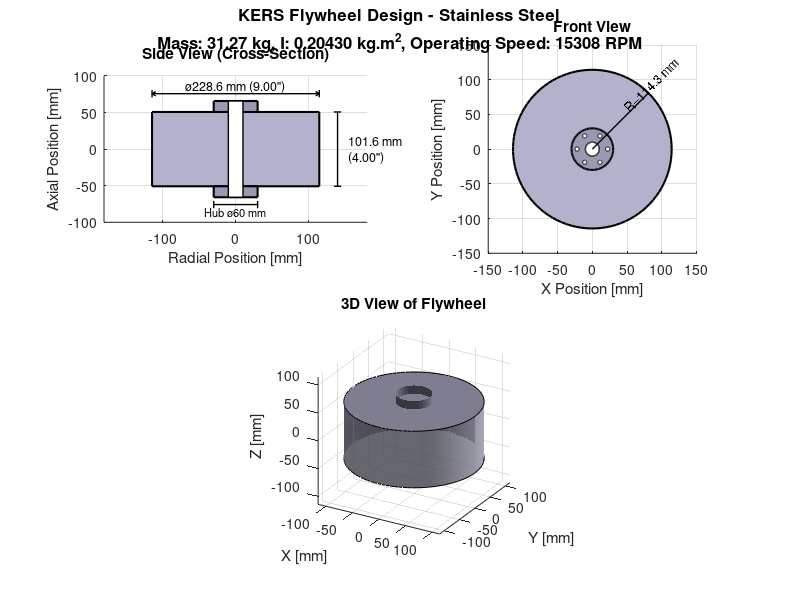
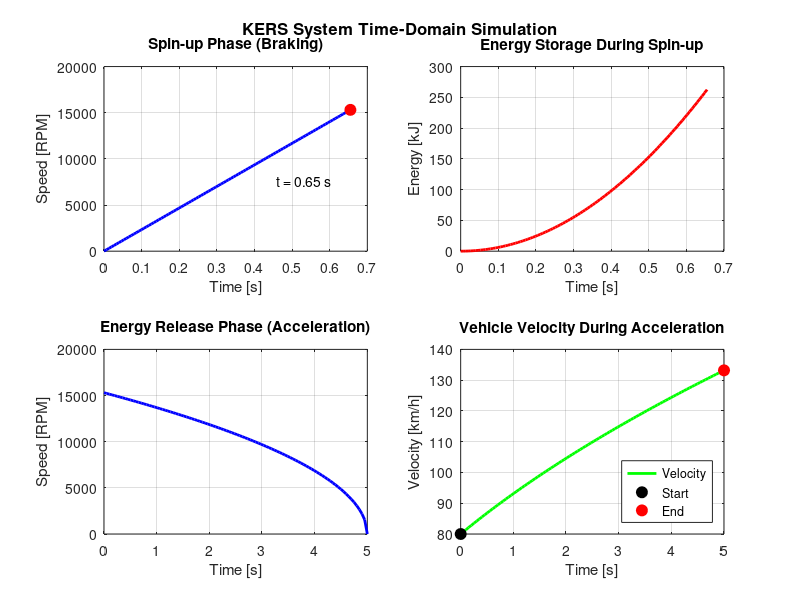

Recreate these plots in MATLAB, in order.
%% KERS Flywheel Design Script
% ME Design Project - Kinetic Energy Recovery System
% Date: November 2024
%
% This script designs a flywheel for an automotive KERS system
% that stores energy during braking and releases it during acceleration

clear; clc; close all;

%% ========== USER INPUT - CHANGE MATERIAL HERE ==========
% Select material by number:
%   1 = Aluminum        (2712 kg/m^3,  $2.80/kg)
%   2 = Brass 60/40     (8520 kg/m^3,  $5.00/kg)
%   3 = Copper          (8940 kg/m^3, $11.00/kg)
%   4 = Stainless Steel (7500 kg/m^3,  $4.00/kg)  <-- Good balance
%   5 = Titanium        (4500 kg/m^3, $100.00/kg)
%   6 = Zinc            (7135 kg/m^3, $13.00/kg)

material_choice = 4;  % <--- CHANGE THIS NUMBER (1-6)

% =========================================================

%% Given Parameters and Constraints

% Power requirements
P_max = 60e3;           % Maximum power [W]
P_min = 45e3;           % Minimum power [W]
t_delivery = 5;         % Power delivery duration [s]

% Torque and vehicle specs
T_brake = 500;          % Available braking torque [Nm]
m_vehicle = 600;        % Total vehicle mass [kg]

% Size constraints (convert to meters)
D_max = 9 * 0.0254;     % Maximum diameter [m] (9 inches)
W_max = 4 * 0.0254;     % Maximum width [m] (4 inches)
r_max = D_max / 2;      % Maximum radius [m]

% Initial velocity after braking
v_initial = 80 / 3.6;   % Convert 80 km/h to m/s

%% Material Properties (from Table 1)

materials = {'Aluminum', 'Brass 60/40', 'Copper', 'Stainless Steel', 'Titanium', 'Zinc'};
densities = [2712, 8520, 8940, 7500, 4500, 7135];  % kg/m^3
costs = [2.80, 5, 11, 4, 100, 13];  % $/kg

rho = densities(material_choice);
cost_per_kg = costs(material_choice);

fprintf('=== KERS FLYWHEEL DESIGN ===\n\n');
fprintf('Selected Material: %s\n', materials{material_choice});
fprintf('Density: %.0f kg/m^3\n', rho);
fprintf('Cost: $%.2f/kg\n\n', cost_per_kg);

%% Part A: Calculate Moment of Inertia (Iterative Design)

% Energy requirement calculation
E_min = P_min * t_delivery;  % Minimum energy needed [J]
E_max = P_max * t_delivery;  % Maximum energy at full power [J]
E_target = (E_min + E_max) / 2;  % Target middle of range

fprintf('--- Energy Requirements ---\n');
fprintf('Minimum Energy: %.1f kJ\n', E_min/1000);
fprintf('Maximum Energy: %.1f kJ\n', E_max/1000);
fprintf('Target Energy: %.1f kJ\n\n', E_target/1000);

% For a solid disk: I = (1/2) * m * r^2 = (1/2) * (rho * pi * r^2 * w) * r^2
% I = (1/2) * rho * pi * r^4 * w

% Energy stored: E = (1/2) * I * omega^2
% So: E = (1/4) * rho * pi * r^4 * w * omega^2

% Design iteration table
fprintf('--- Design Iteration Process ---\n');
fprintf('Iter | Radius(m) | Width(m)  | Mass(kg) | I(kg.m^2) | omega(rad/s) | RPM      | Energy(kJ)\n');
fprintf('-----|-----------|-----------|----------|-----------|--------------|----------|----------\n');

% Store iteration data
iterations = [];
iter = 0;

% Iteration 1: Start with max dimensions, find required speed
r = r_max;
w = W_max;
m = rho * pi * r^2 * w;
I = 0.5 * m * r^2;
omega = sqrt(2 * E_target / I);
rpm = omega * 60 / (2*pi);
E_stored = 0.5 * I * omega^2;

iter = iter + 1;
fprintf('%4d | %9.4f | %9.4f | %8.2f | %9.5f | %12.1f | %8.0f | %9.2f\n', ...
    iter, r, w, m, I, omega, rpm, E_stored/1000);
iterations = [iterations; iter, r, w, m, I, omega, rpm, E_stored];

% Iteration 2: RPM is very high, let's try reducing width to increase speed capability
% and check if we need to adjust
r = r_max;
w = 0.08;  % 80mm width
m = rho * pi * r^2 * w;
I = 0.5 * m * r^2;
omega = sqrt(2 * E_target / I);
rpm = omega * 60 / (2*pi);
E_stored = 0.5 * I * omega^2;

iter = iter + 1;
fprintf('%4d | %9.4f | %9.4f | %8.2f | %9.5f | %12.1f | %8.0f | %9.2f\n', ...
    iter, r, w, m, I, omega, rpm, E_stored/1000);
iterations = [iterations; iter, r, w, m, I, omega, rpm, E_stored];

% Iteration 3: Still high RPM, try smaller radius
r = 0.10;  % 100mm radius
w = W_max;
m = rho * pi * r^2 * w;
I = 0.5 * m * r^2;
omega = sqrt(2 * E_target / I);
rpm = omega * 60 / (2*pi);
E_stored = 0.5 * I * omega^2;

iter = iter + 1;
fprintf('%4d | %9.4f | %9.4f | %8.2f | %9.5f | %12.1f | %8.0f | %9.2f\n', ...
    iter, r, w, m, I, omega, rpm, E_stored/1000);
iterations = [iterations; iter, r, w, m, I, omega, rpm, E_stored];

% Iteration 4: Max dimensions with practical RPM target around 40000-50000
% Let's target 45000 RPM and see what energy we get
r = r_max;
w = W_max;
m = rho * pi * r^2 * w;
I = 0.5 * m * r^2;
omega_target = 45000 * 2 * pi / 60;  % Target 45000 RPM
E_at_target = 0.5 * I * omega_target^2;

iter = iter + 1;
fprintf('%4d | %9.4f | %9.4f | %8.2f | %9.5f | %12.1f | %8.0f | %9.2f\n', ...
    iter, r, w, m, I, omega_target, 45000, E_at_target/1000);
iterations = [iterations; iter, r, w, m, I, omega_target, 45000, E_at_target];

% Iteration 5: Energy is too high at 45000 RPM, reduce speed
omega_target = 35000 * 2 * pi / 60;
E_at_target = 0.5 * I * omega_target^2;

iter = iter + 1;
fprintf('%4d | %9.4f | %9.4f | %8.2f | %9.5f | %12.1f | %8.0f | %9.2f\n', ...
    iter, r, w, m, I, omega_target, 35000, E_at_target/1000);
iterations = [iterations; iter, r, w, m, I, omega_target, 35000, E_at_target];

% Iteration 6: Getting closer, fine tune
omega_target = 30000 * 2 * pi / 60;
E_at_target = 0.5 * I * omega_target^2;

iter = iter + 1;
fprintf('%4d | %9.4f | %9.4f | %8.2f | %9.5f | %12.1f | %8.0f | %9.2f\n', ...
    iter, r, w, m, I, omega_target, 30000, E_at_target/1000);
iterations = [iterations; iter, r, w, m, I, omega_target, 30000, E_at_target];

% Iteration 7: Let's find exact RPM needed for target energy
omega_final = sqrt(2 * E_target / I);
rpm_final = omega_final * 60 / (2*pi);
E_final = 0.5 * I * omega_final^2;

iter = iter + 1;
fprintf('%4d | %9.4f | %9.4f | %8.2f | %9.5f | %12.1f | %8.0f | %9.2f\n', ...
    iter, r, w, m, I, omega_final, rpm_final, E_final/1000);
iterations = [iterations; iter, r, w, m, I, omega_final, rpm_final, E_final];

fprintf('\n');

% Final design parameters
r_final = r_max;
w_final = W_max;
m_final = rho * pi * r_final^2 * w_final;
I_final = 0.5 * m_final * r_final^2;
omega_op = sqrt(2 * E_target / I_final);  % Operating angular velocity
rpm_op = omega_op * 60 / (2*pi);

fprintf('--- FINAL DESIGN (Part A) ---\n');
fprintf('Flywheel Radius: %.4f m (%.2f in)\n', r_final, r_final/0.0254);
fprintf('Flywheel Width: %.4f m (%.2f in)\n', w_final, w_final/0.0254);
fprintf('Flywheel Mass: %.2f kg\n', m_final);
fprintf('Moment of Inertia: %.6f kg.m^2\n', I_final);
fprintf('Operating Speed: %.0f RPM (%.1f rad/s)\n', rpm_op, omega_op);
fprintf('Energy Stored: %.2f kJ\n\n', E_target/1000);

%% Part B: Spin-up Time Calculation

% Using T = I * alpha, where alpha is angular acceleration
% alpha = T / I
% omega = alpha * t (starting from rest)
% t = omega / alpha = omega * I / T

alpha = T_brake / I_final;  % Angular acceleration [rad/s^2]
t_spinup = omega_op / alpha;  % Time to reach operating speed [s]

fprintf('--- SPIN-UP TIME (Part B) ---\n');
fprintf('Available Braking Torque: %.0f Nm\n', T_brake);
fprintf('Angular Acceleration: %.2f rad/s^2\n', alpha);
fprintf('Time to reach %.0f RPM: %.2f seconds\n\n', rpm_op, t_spinup);

% Verify with kinematics
omega_check = alpha * t_spinup;
fprintf('Verification: omega = alpha * t = %.1f rad/s (should be %.1f)\n\n', omega_check, omega_op);

%% Part C: Vehicle Velocity Gain Analysis

% Energy released from flywheel goes to vehicle kinetic energy
% E_flywheel = (1/2) * m_vehicle * (v_final^2 - v_initial^2)
% Solving for v_final:
% v_final = sqrt(v_initial^2 + 2*E_flywheel/m_vehicle)

% For different power levels
E_at_Pmin = P_min * t_delivery;
E_at_Pmax = P_max * t_delivery;

% Velocity gain at minimum power
v_final_min = sqrt(v_initial^2 + 2*E_at_Pmin/m_vehicle);
delta_v_min = v_final_min - v_initial;

% Velocity gain at maximum power
v_final_max = sqrt(v_initial^2 + 2*E_at_Pmax/m_vehicle);
delta_v_max = v_final_max - v_initial;

% At target energy
v_final_target = sqrt(v_initial^2 + 2*E_target/m_vehicle);
delta_v_target = v_final_target - v_initial;

fprintf('--- VELOCITY GAIN ANALYSIS (Part C) ---\n');
fprintf('Initial Velocity: %.2f m/s (%.0f km/h)\n', v_initial, v_initial*3.6);
fprintf('\nAt Minimum Power (%.0f kW):\n', P_min/1000);
fprintf('  Energy Released: %.1f kJ\n', E_at_Pmin/1000);
fprintf('  Final Velocity: %.2f m/s (%.1f km/h)\n', v_final_min, v_final_min*3.6);
fprintf('  Velocity Gain: %.2f m/s (%.1f km/h)\n', delta_v_min, delta_v_min*3.6);

fprintf('\nAt Maximum Power (%.0f kW):\n', P_max/1000);
fprintf('  Energy Released: %.1f kJ\n', E_at_Pmax/1000);
fprintf('  Final Velocity: %.2f m/s (%.1f km/h)\n', v_final_max, v_final_max*3.6);
fprintf('  Velocity Gain: %.2f m/s (%.1f km/h)\n', delta_v_max, delta_v_max*3.6);

fprintf('\nAt Target Energy (%.1f kJ):\n', E_target/1000);
fprintf('  Final Velocity: %.2f m/s (%.1f km/h)\n', v_final_target, v_final_target*3.6);
fprintf('  Velocity Gain: %.2f m/s (%.1f km/h)\n\n', delta_v_target, delta_v_target*3.6);

%% Part D: Angular Momentum

H = I_final * omega_op;  % Angular momentum [kg.m^2/s]

fprintf('--- ANGULAR MOMENTUM (Part D) ---\n');
fprintf('Angular Momentum at Operating Speed: %.2f kg.m^2/s\n', H);
fprintf('  = %.2f N.m.s\n\n', H);

%% Part E: Dimensioned Sketch of Flywheel

figure('Position', [100 100 1000 800]);

% Design with hub for gear attachment
r_hub = 0.03;           % Hub radius for gear attachment [m]
r_inner = 0.04;         % Inner radius (after hub) [m]
hub_height = 0.015;     % Hub protrusion height [m]

% Side view (cross-section)
subplot(2,2,1);
hold on;

% Main disk body
rectangle('Position', [-r_final*1000, -w_final*1000/2, 2*r_final*1000, w_final*1000], ...
    'FaceColor', [0.7 0.7 0.8], 'EdgeColor', 'k', 'LineWidth', 1.5);

% Hub (protrusion for gear attachment)
rectangle('Position', [-r_hub*1000, -w_final*1000/2-hub_height*1000, 2*r_hub*1000, hub_height*1000], ...
    'FaceColor', [0.6 0.6 0.7], 'EdgeColor', 'k', 'LineWidth', 1.5);
rectangle('Position', [-r_hub*1000, w_final*1000/2, 2*r_hub*1000, hub_height*1000], ...
    'FaceColor', [0.6 0.6 0.7], 'EdgeColor', 'k', 'LineWidth', 1.5);

% Center hole for shaft
rectangle('Position', [-10, -w_final*1000/2-hub_height*1000, 20, w_final*1000+2*hub_height*1000], ...
    'FaceColor', 'w', 'EdgeColor', 'k', 'LineWidth', 1);

% Dimension lines
% Diameter
plot([-r_final*1000, -r_final*1000], [w_final*1000/2+20, w_final*1000/2+30], 'k-', 'LineWidth', 1);
plot([r_final*1000, r_final*1000], [w_final*1000/2+20, w_final*1000/2+30], 'k-', 'LineWidth', 1);
plot([-r_final*1000, r_final*1000], [w_final*1000/2+25, w_final*1000/2+25], 'k-', 'LineWidth', 1);
plot([-r_final*1000, -r_final*1000+5], [w_final*1000/2+25, w_final*1000/2+22], 'k-', 'LineWidth', 1);
plot([-r_final*1000, -r_final*1000+5], [w_final*1000/2+25, w_final*1000/2+28], 'k-', 'LineWidth', 1);
plot([r_final*1000, r_final*1000-5], [w_final*1000/2+25, w_final*1000/2+22], 'k-', 'LineWidth', 1);
plot([r_final*1000, r_final*1000-5], [w_final*1000/2+25, w_final*1000/2+28], 'k-', 'LineWidth', 1);
text(0, w_final*1000/2+35, sprintf('ø%.1f mm (%.2f")', 2*r_final*1000, 2*r_final/0.0254), ...
    'HorizontalAlignment', 'center', 'FontSize', 9);

% Width
plot([r_final*1000+20, r_final*1000+30], [-w_final*1000/2, -w_final*1000/2], 'k-', 'LineWidth', 1);
plot([r_final*1000+20, r_final*1000+30], [w_final*1000/2, w_final*1000/2], 'k-', 'LineWidth', 1);
plot([r_final*1000+25, r_final*1000+25], [-w_final*1000/2, w_final*1000/2], 'k-', 'LineWidth', 1);
text(r_final*1000+40, 0, sprintf('%.1f mm\n(%.2f")', w_final*1000, w_final/0.0254), ...
    'HorizontalAlignment', 'left', 'FontSize', 9);

% Hub diameter
plot([-r_hub*1000, -r_hub*1000], [-w_final*1000/2-hub_height*1000-5, -w_final*1000/2-hub_height*1000-15], 'k-', 'LineWidth', 1);
plot([r_hub*1000, r_hub*1000], [-w_final*1000/2-hub_height*1000-5, -w_final*1000/2-hub_height*1000-15], 'k-', 'LineWidth', 1);
plot([-r_hub*1000, r_hub*1000], [-w_final*1000/2-hub_height*1000-10, -w_final*1000/2-hub_height*1000-10], 'k-', 'LineWidth', 1);
text(0, -w_final*1000/2-hub_height*1000-20, sprintf('Hub ø%.0f mm', 2*r_hub*1000), ...
    'HorizontalAlignment', 'center', 'FontSize', 8);

axis equal;
xlim([-180 180]);
ylim([-100 100]);
xlabel('Radial Position [mm]');
ylabel('Axial Position [mm]');
title('Side View (Cross-Section)');
grid on;

% Front view
subplot(2,2,2);
hold on;

% Draw concentric circles
theta = linspace(0, 2*pi, 100);

% Outer disk
fill(r_final*1000*cos(theta), r_final*1000*sin(theta), [0.7 0.7 0.8], 'EdgeColor', 'k', 'LineWidth', 1.5);

% Hub circle
fill(r_hub*1000*cos(theta), r_hub*1000*sin(theta), [0.6 0.6 0.7], 'EdgeColor', 'k', 'LineWidth', 1.5);

% Center hole
fill(10*cos(theta), 10*sin(theta), 'w', 'EdgeColor', 'k', 'LineWidth', 1);

% Bolt holes on hub (for gear attachment)
n_bolts = 6;
r_bolt_circle = 0.022;  % Bolt circle radius [m]
r_bolt = 0.003;         % Bolt hole radius [m]
for i = 1:n_bolts
    angle = (i-1) * 2*pi/n_bolts;
    x_bolt = r_bolt_circle*1000*cos(angle);
    y_bolt = r_bolt_circle*1000*sin(angle);
    fill(x_bolt + r_bolt*1000*cos(theta), y_bolt + r_bolt*1000*sin(theta), 'w', 'EdgeColor', 'k');
end

% Dimension for radius
plot([0, r_final*1000*cos(pi/4)], [0, r_final*1000*sin(pi/4)], 'k-', 'LineWidth', 1);
text(r_final*1000*cos(pi/4)*0.6, r_final*1000*sin(pi/4)*0.6+10, sprintf('R=%.1f mm', r_final*1000), ...
    'FontSize', 9, 'Rotation', 45);

axis equal;
xlim([-150 150]);
ylim([-150 150]);
xlabel('X Position [mm]');
ylabel('Y Position [mm]');
title('Front View');
grid on;

% 3D visualization
subplot(2,2,[3,4]);
hold on;

% Create cylinder for flywheel
[X, Y, Z] = cylinder(r_final*1000, 50);
Z = Z * w_final*1000 - w_final*1000/2;
surf(X, Y, Z, 'FaceColor', [0.7 0.7 0.8], 'EdgeColor', 'none', 'FaceAlpha', 0.8);

% Top and bottom caps
fill3(r_final*1000*cos(theta), r_final*1000*sin(theta), ones(size(theta))*w_final*1000/2, ...
    [0.7 0.7 0.8], 'EdgeColor', 'k');
fill3(r_final*1000*cos(theta), r_final*1000*sin(theta), -ones(size(theta))*w_final*1000/2, ...
    [0.7 0.7 0.8], 'EdgeColor', 'k');

% Hub cylinders
[Xh, Yh, Zh] = cylinder(r_hub*1000, 30);
Zh_top = Zh * hub_height*1000 + w_final*1000/2;
Zh_bot = -Zh * hub_height*1000 - w_final*1000/2;
surf(Xh, Yh, Zh_top, 'FaceColor', [0.6 0.6 0.7], 'EdgeColor', 'none');
surf(Xh, Yh, Zh_bot, 'FaceColor', [0.6 0.6 0.7], 'EdgeColor', 'none');

view(30, 25);
axis equal;
xlabel('X [mm]');
ylabel('Y [mm]');
zlabel('Z [mm]');
title('3D View of Flywheel');
light('Position', [1 1 1]);
lighting gouraud;
grid on;

% Add figure title (compatible with older MATLAB versions)
annotation('textbox', [0.5, 0.95, 0, 0], 'String', ...
    sprintf('KERS Flywheel Design - %s\nMass: %.2f kg, I: %.5f kg.m^2, Operating Speed: %.0f RPM', ...
    materials{material_choice}, m_final, I_final, rpm_op), ...
    'FontSize', 12, 'FontWeight', 'bold', 'HorizontalAlignment', 'center', ...
    'EdgeColor', 'none', 'FitBoxToText', 'on');

%% Time-domain simulation plots

figure('Position', [150 150 1000 600]);

% Spin-up phase simulation
t_spin = linspace(0, t_spinup, 100);
omega_spin = alpha * t_spin;
E_spin = 0.5 * I_final * omega_spin.^2;

subplot(2,2,1);
plot(t_spin, omega_spin * 60/(2*pi), 'b-', 'LineWidth', 2);
xlabel('Time [s]');
ylabel('Speed [RPM]');
title('Spin-up Phase (Braking)');
grid on;
hold on;
plot(t_spinup, rpm_op, 'ro', 'MarkerSize', 8, 'MarkerFaceColor', 'r');
text(t_spinup*0.7, rpm_op*0.5, sprintf('t = %.2f s', t_spinup), 'FontSize', 10);

subplot(2,2,2);
plot(t_spin, E_spin/1000, 'r-', 'LineWidth', 2);
xlabel('Time [s]');
ylabel('Energy [kJ]');
title('Energy Storage During Spin-up');
grid on;

% Energy release phase (assuming constant power delivery)
t_release = linspace(0, t_delivery, 100);
P_avg = E_target / t_delivery;  % Average power
E_release = E_target - P_avg * t_release;
omega_release = sqrt(2 * E_release / I_final);

subplot(2,2,3);
plot(t_release, omega_release * 60/(2*pi), 'b-', 'LineWidth', 2);
xlabel('Time [s]');
ylabel('Speed [RPM]');
title('Energy Release Phase (Acceleration)');
grid on;

% Vehicle velocity during acceleration
v_accel = sqrt(v_initial^2 + 2*(E_target - E_release)/m_vehicle);

subplot(2,2,4);
plot(t_release, v_accel*3.6, 'g-', 'LineWidth', 2);
xlabel('Time [s]');
ylabel('Velocity [km/h]');
title('Vehicle Velocity During Acceleration');
grid on;
hold on;
plot(0, v_initial*3.6, 'ko', 'MarkerSize', 8, 'MarkerFaceColor', 'k');
plot(t_delivery, v_final_target*3.6, 'ro', 'MarkerSize', 8, 'MarkerFaceColor', 'r');
legend('Velocity', 'Start', 'End', 'Location', 'southeast');

% Add figure title
annotation('textbox', [0.5, 0.95, 0, 0], 'String', 'KERS System Time-Domain Simulation', ...
    'FontSize', 12, 'FontWeight', 'bold', 'HorizontalAlignment', 'center', ...
    'EdgeColor', 'none', 'FitBoxToText', 'on');

%% Summary Output

fprintf('========================================\n');
fprintf('        DESIGN SUMMARY                  \n');
fprintf('========================================\n');
fprintf('Material: %s\n', materials{material_choice});
fprintf('Flywheel Diameter: %.2f in (%.1f mm)\n', 2*r_final/0.0254, 2*r_final*1000);
fprintf('Flywheel Width: %.2f in (%.1f mm)\n', w_final/0.0254, w_final*1000);
fprintf('Flywheel Mass: %.2f kg (%.2f lb)\n', m_final, m_final*2.205);
fprintf('Moment of Inertia: %.6f kg.m^2\n', I_final);
fprintf('Operating Speed: %.0f RPM\n', rpm_op);
fprintf('Energy Stored: %.2f kJ\n', E_target/1000);
fprintf('Spin-up Time: %.2f s\n', t_spinup);
fprintf('Angular Momentum: %.2f kg.m^2/s\n', H);
fprintf('Velocity Gain: %.1f km/h\n', delta_v_target*3.6);
fprintf('Estimated Cost: $%.2f\n', m_final * cost_per_kg);
fprintf('========================================\n');

%% Save figures
saveas(figure(1), 'Flywheel_Design_Drawing.png');
saveas(figure(2), 'KERS_Simulation.png');
fprintf('\nFigures saved to current directory.\n');
